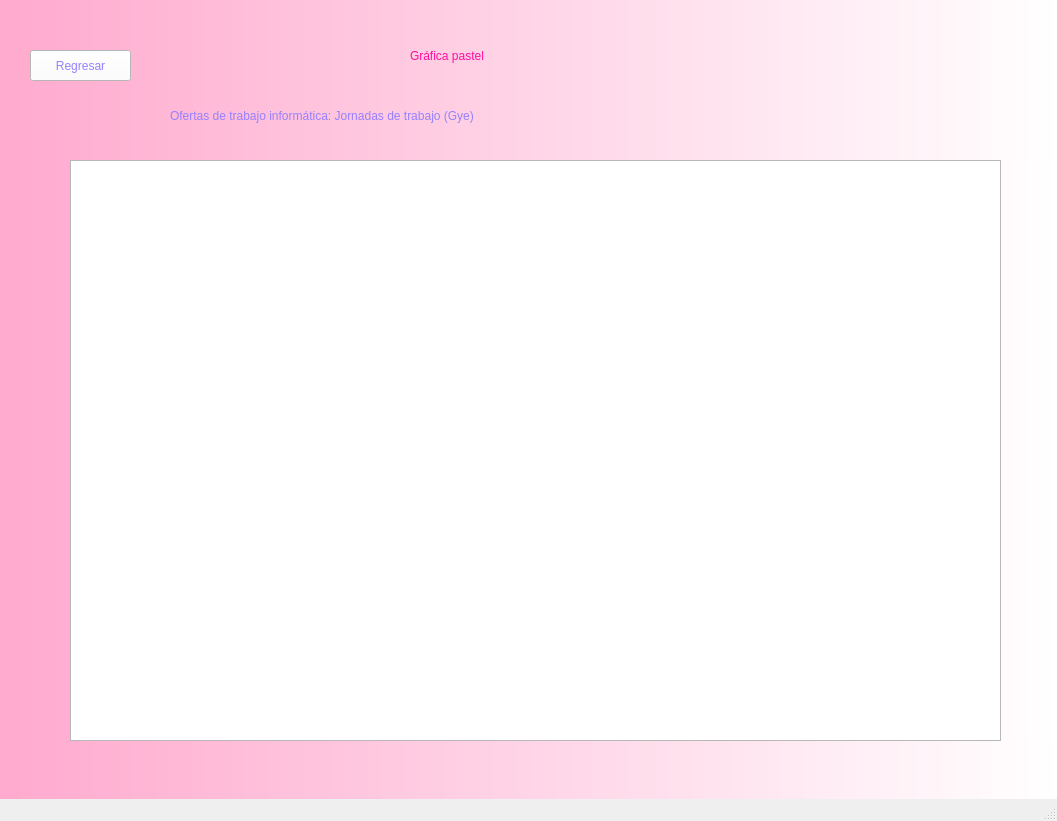
<?xml version="1.0" encoding="UTF-8"?>
<ui version="4.0">
 <class>MainWindow</class>
 <widget class="QMainWindow" name="MainWindow">
  <property name="geometry">
   <rect>
    <x>0</x>
    <y>0</y>
    <width>1057</width>
    <height>821</height>
   </rect>
  </property>
  <property name="minimumSize">
   <size>
    <width>1057</width>
    <height>821</height>
   </size>
  </property>
  <property name="maximumSize">
   <size>
    <width>1057</width>
    <height>821</height>
   </size>
  </property>
  <property name="windowTitle">
   <string>MainWindow</string>
  </property>
  <property name="styleSheet">
   <string notr="true">QWidget#centralwidget{
background-color: qlineargradient(spread:pad, x1:0, y1:0, x2:1, y2:0, stop:0 rgba(255, 170, 206, 255), stop:1 rgba(255, 255, 255, 255));
}</string>
  </property>
  <widget class="QWidget" name="centralwidget">
   <widget class="QLabel" name="label">
    <property name="geometry">
     <rect>
      <x>410</x>
      <y>20</y>
      <width>251</width>
      <height>71</height>
     </rect>
    </property>
    <property name="styleSheet">
     <string notr="true">color: rgb(255, 15, 159);
font: 75 23pt &quot;Comic Sans MS&quot;;
</string>
    </property>
    <property name="text">
     <string>Gráfica pastel</string>
    </property>
   </widget>
   <widget class="QPushButton" name="pushButton_3">
    <property name="geometry">
     <rect>
      <x>30</x>
      <y>50</y>
      <width>101</width>
      <height>31</height>
     </rect>
    </property>
    <property name="styleSheet">
     <string notr="true">background-color: rgb(255, 255, 255);
color: rgb(150, 129, 255);
font: 60 12pt &quot;Rockwell&quot;;
border-color: rgb(180, 126, 255);</string>
    </property>
    <property name="text">
     <string>Regresar</string>
    </property>
   </widget>
   <widget class="QLabel" name="label_2">
    <property name="geometry">
     <rect>
      <x>170</x>
      <y>80</y>
      <width>751</width>
      <height>71</height>
     </rect>
    </property>
    <property name="styleSheet">
     <string notr="true">color:rgb(150, 129, 255);
font: 75 16pt &quot;Comic Sans MS&quot;;
</string>
    </property>
    <property name="text">
     <string>Ofertas de trabajo informática: Jornadas de trabajo (Gye)</string>
    </property>
   </widget>
   <widget class="QGraphicsView" name="graphicsView">
    <property name="geometry">
     <rect>
      <x>70</x>
      <y>160</y>
      <width>931</width>
      <height>581</height>
     </rect>
    </property>
   </widget>
  </widget>
  <widget class="QMenuBar" name="menubar">
   <property name="geometry">
    <rect>
     <x>0</x>
     <y>0</y>
     <width>1057</width>
     <height>26</height>
    </rect>
   </property>
  </widget>
  <widget class="QStatusBar" name="statusbar"/>
 </widget>
 <resources/>
 <connections/>
</ui>
